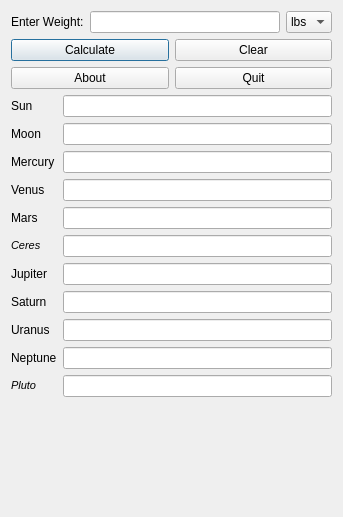
<?xml version="1.0" encoding="UTF-8"?>
<ui version="4.0">
 <class>PlanetWeightDialog</class>
 <widget class="QDialog" name="PlanetWeightDialog">
  <property name="geometry">
   <rect>
    <x>0</x>
    <y>0</y>
    <width>343</width>
    <height>517</height>
   </rect>
  </property>
  <property name="sizePolicy">
   <sizepolicy hsizetype="Minimum" vsizetype="Minimum">
    <horstretch>0</horstretch>
    <verstretch>0</verstretch>
   </sizepolicy>
  </property>
  <property name="minimumSize">
   <size>
    <width>275</width>
    <height>450</height>
   </size>
  </property>
  <property name="baseSize">
   <size>
    <width>275</width>
    <height>450</height>
   </size>
  </property>
  <property name="windowTitle">
   <string>Planetary Weight Calculator</string>
  </property>
  <layout class="QVBoxLayout" name="verticalLayout">
   <item>
    <layout class="QHBoxLayout" name="horizontalLayout">
     <item>
      <widget class="QLabel" name="label_11">
       <property name="text">
        <string>Enter Weight:</string>
       </property>
       <property name="buddy">
        <cstring>weightLineEdit</cstring>
       </property>
      </widget>
     </item>
     <item>
      <widget class="QLineEdit" name="weightLineEdit"/>
     </item>
     <item>
      <widget class="QComboBox" name="unitsComboBox">
       <item>
        <property name="text">
         <string>lbs</string>
        </property>
       </item>
       <item>
        <property name="text">
         <string>kg</string>
        </property>
       </item>
      </widget>
     </item>
    </layout>
   </item>
   <item>
    <layout class="QGridLayout" name="gridLayout">
     <item row="0" column="0">
      <widget class="QPushButton" name="calcWeightButton">
       <property name="text">
        <string>Calculate</string>
       </property>
      </widget>
     </item>
     <item row="0" column="1">
      <widget class="QPushButton" name="clearButton">
       <property name="text">
        <string>Clear</string>
       </property>
      </widget>
     </item>
     <item row="1" column="0">
      <widget class="QPushButton" name="aboutButton">
       <property name="text">
        <string>About</string>
       </property>
      </widget>
     </item>
     <item row="1" column="1">
      <widget class="QPushButton" name="quitButton">
       <property name="text">
        <string>Quit</string>
       </property>
      </widget>
     </item>
    </layout>
   </item>
   <item>
    <layout class="QFormLayout" name="formLayout">
     <item row="0" column="0">
      <widget class="QLabel" name="label">
       <property name="text">
        <string>Sun</string>
       </property>
       <property name="buddy">
        <cstring>sunLineEdit</cstring>
       </property>
      </widget>
     </item>
     <item row="0" column="1">
      <widget class="QLineEdit" name="sunLineEdit">
       <property name="readOnly">
        <bool>true</bool>
       </property>
      </widget>
     </item>
     <item row="1" column="0">
      <widget class="QLabel" name="label_13">
       <property name="text">
        <string>Moon</string>
       </property>
       <property name="buddy">
        <cstring>moonLineEdit</cstring>
       </property>
      </widget>
     </item>
     <item row="1" column="1">
      <widget class="QLineEdit" name="moonLineEdit"/>
     </item>
     <item row="2" column="0">
      <widget class="QLabel" name="label_2">
       <property name="text">
        <string>Mercury</string>
       </property>
       <property name="buddy">
        <cstring>mercuryLineEdit</cstring>
       </property>
      </widget>
     </item>
     <item row="2" column="1">
      <widget class="QLineEdit" name="mercuryLineEdit">
       <property name="readOnly">
        <bool>true</bool>
       </property>
      </widget>
     </item>
     <item row="3" column="0">
      <widget class="QLabel" name="label_3">
       <property name="text">
        <string>Venus</string>
       </property>
       <property name="buddy">
        <cstring>venusLineEdit</cstring>
       </property>
      </widget>
     </item>
     <item row="3" column="1">
      <widget class="QLineEdit" name="venusLineEdit">
       <property name="readOnly">
        <bool>true</bool>
       </property>
      </widget>
     </item>
     <item row="4" column="0">
      <widget class="QLabel" name="label_4">
       <property name="text">
        <string>Mars</string>
       </property>
       <property name="buddy">
        <cstring>marsLineEdit</cstring>
       </property>
      </widget>
     </item>
     <item row="4" column="1">
      <widget class="QLineEdit" name="marsLineEdit">
       <property name="readOnly">
        <bool>true</bool>
       </property>
      </widget>
     </item>
     <item row="5" column="0">
      <widget class="QLabel" name="label_5">
       <property name="toolTip">
        <string>Dwarf Planet (IAU 2006)</string>
       </property>
       <property name="text">
        <string>&lt;!DOCTYPE HTML PUBLIC &quot;-//W3C//DTD HTML 4.0//EN&quot; &quot;http://www.w3.org/TR/REC-html40/strict.dtd&quot;&gt;
&lt;html&gt;&lt;head&gt;&lt;meta name=&quot;qrichtext&quot; content=&quot;1&quot; /&gt;&lt;style type=&quot;text/css&quot;&gt;
p, li { white-space: pre-wrap; }
&lt;/style&gt;&lt;/head&gt;&lt;body style=&quot; font-family:'MS Shell Dlg 2'; font-size:7.8pt; font-weight:400; font-style:normal;&quot;&gt;
&lt;p style=&quot; margin-top:0px; margin-bottom:0px; margin-left:0px; margin-right:0px; -qt-block-indent:0; text-indent:0px;&quot;&gt;&lt;span style=&quot; font-size:8pt; font-style:italic;&quot;&gt;Ceres&lt;/span&gt;&lt;/p&gt;&lt;/body&gt;&lt;/html&gt;</string>
       </property>
       <property name="buddy">
        <cstring>ceresLineEdit</cstring>
       </property>
      </widget>
     </item>
     <item row="5" column="1">
      <widget class="QLineEdit" name="ceresLineEdit">
       <property name="toolTip">
        <string extracomment="Dwarf Planet (IAU 2006)">Dwarf Planet (IAU 2006)</string>
       </property>
       <property name="readOnly">
        <bool>true</bool>
       </property>
      </widget>
     </item>
     <item row="6" column="0">
      <widget class="QLabel" name="label_6">
       <property name="text">
        <string>Jupiter</string>
       </property>
       <property name="buddy">
        <cstring>jupiterLineEdit</cstring>
       </property>
      </widget>
     </item>
     <item row="6" column="1">
      <widget class="QLineEdit" name="jupiterLineEdit">
       <property name="readOnly">
        <bool>true</bool>
       </property>
      </widget>
     </item>
     <item row="7" column="0">
      <widget class="QLabel" name="label_7">
       <property name="text">
        <string>Saturn</string>
       </property>
       <property name="buddy">
        <cstring>saturnLineEdit</cstring>
       </property>
      </widget>
     </item>
     <item row="7" column="1">
      <widget class="QLineEdit" name="saturnLineEdit">
       <property name="readOnly">
        <bool>true</bool>
       </property>
      </widget>
     </item>
     <item row="8" column="0">
      <widget class="QLabel" name="label_8">
       <property name="text">
        <string>Uranus</string>
       </property>
       <property name="buddy">
        <cstring>uranusLineEdit</cstring>
       </property>
      </widget>
     </item>
     <item row="8" column="1">
      <widget class="QLineEdit" name="uranusLineEdit">
       <property name="readOnly">
        <bool>true</bool>
       </property>
      </widget>
     </item>
     <item row="9" column="0">
      <widget class="QLabel" name="label_9">
       <property name="text">
        <string>Neptune</string>
       </property>
       <property name="buddy">
        <cstring>neptuneLineEdit</cstring>
       </property>
      </widget>
     </item>
     <item row="9" column="1">
      <widget class="QLineEdit" name="neptuneLineEdit">
       <property name="readOnly">
        <bool>true</bool>
       </property>
      </widget>
     </item>
     <item row="10" column="0">
      <widget class="QLabel" name="label_10">
       <property name="toolTip">
        <string>Dwarf Planet (IAU 2006)</string>
       </property>
       <property name="text">
        <string>&lt;!DOCTYPE HTML PUBLIC &quot;-//W3C//DTD HTML 4.0//EN&quot; &quot;http://www.w3.org/TR/REC-html40/strict.dtd&quot;&gt;
&lt;html&gt;&lt;head&gt;&lt;meta name=&quot;qrichtext&quot; content=&quot;1&quot; /&gt;&lt;style type=&quot;text/css&quot;&gt;
p, li { white-space: pre-wrap; }
&lt;/style&gt;&lt;/head&gt;&lt;body style=&quot; font-family:'MS Shell Dlg 2'; font-size:7.8pt; font-weight:400; font-style:normal;&quot;&gt;
&lt;p style=&quot; margin-top:0px; margin-bottom:0px; margin-left:0px; margin-right:0px; -qt-block-indent:0; text-indent:0px;&quot;&gt;&lt;span style=&quot; font-size:8pt; font-style:italic;&quot;&gt;Pluto&lt;/span&gt;&lt;/p&gt;&lt;/body&gt;&lt;/html&gt;</string>
       </property>
       <property name="buddy">
        <cstring>plutoLineEdit</cstring>
       </property>
      </widget>
     </item>
     <item row="10" column="1">
      <widget class="QLineEdit" name="plutoLineEdit">
       <property name="toolTip">
        <string>Dwarf Planet (IAU 2006)</string>
       </property>
       <property name="readOnly">
        <bool>true</bool>
       </property>
      </widget>
     </item>
    </layout>
   </item>
  </layout>
 </widget>
 <tabstops>
  <tabstop>weightLineEdit</tabstop>
  <tabstop>calcWeightButton</tabstop>
  <tabstop>clearButton</tabstop>
  <tabstop>quitButton</tabstop>
  <tabstop>sunLineEdit</tabstop>
  <tabstop>moonLineEdit</tabstop>
  <tabstop>mercuryLineEdit</tabstop>
  <tabstop>venusLineEdit</tabstop>
  <tabstop>marsLineEdit</tabstop>
  <tabstop>ceresLineEdit</tabstop>
  <tabstop>jupiterLineEdit</tabstop>
  <tabstop>saturnLineEdit</tabstop>
  <tabstop>uranusLineEdit</tabstop>
  <tabstop>neptuneLineEdit</tabstop>
  <tabstop>plutoLineEdit</tabstop>
  <tabstop>unitsComboBox</tabstop>
 </tabstops>
 <resources/>
 <connections>
  <connection>
   <sender>quitButton</sender>
   <signal>clicked()</signal>
   <receiver>PlanetWeightDialog</receiver>
   <slot>reject()</slot>
   <hints>
    <hint type="sourcelabel">
     <x>304</x>
     <y>125</y>
    </hint>
    <hint type="destinationlabel">
     <x>299</x>
     <y>278</y>
    </hint>
   </hints>
  </connection>
  <connection>
   <sender>clearButton</sender>
   <signal>clicked()</signal>
   <receiver>weightLineEdit</receiver>
   <slot>clear()</slot>
   <hints>
    <hint type="sourcelabel">
     <x>204</x>
     <y>125</y>
    </hint>
    <hint type="destinationlabel">
     <x>229</x>
     <y>45</y>
    </hint>
   </hints>
  </connection>
  <connection>
   <sender>clearButton</sender>
   <signal>clicked()</signal>
   <receiver>sunLineEdit</receiver>
   <slot>clear()</slot>
   <hints>
    <hint type="sourcelabel">
     <x>204</x>
     <y>125</y>
    </hint>
    <hint type="destinationlabel">
     <x>169</x>
     <y>172</y>
    </hint>
   </hints>
  </connection>
  <connection>
   <sender>clearButton</sender>
   <signal>clicked()</signal>
   <receiver>moonLineEdit</receiver>
   <slot>clear()</slot>
   <hints>
    <hint type="sourcelabel">
     <x>204</x>
     <y>125</y>
    </hint>
    <hint type="destinationlabel">
     <x>218</x>
     <y>201</y>
    </hint>
   </hints>
  </connection>
  <connection>
   <sender>clearButton</sender>
   <signal>clicked()</signal>
   <receiver>mercuryLineEdit</receiver>
   <slot>clear()</slot>
   <hints>
    <hint type="sourcelabel">
     <x>204</x>
     <y>125</y>
    </hint>
    <hint type="destinationlabel">
     <x>187</x>
     <y>230</y>
    </hint>
   </hints>
  </connection>
  <connection>
   <sender>clearButton</sender>
   <signal>clicked()</signal>
   <receiver>venusLineEdit</receiver>
   <slot>clear()</slot>
   <hints>
    <hint type="sourcelabel">
     <x>204</x>
     <y>125</y>
    </hint>
    <hint type="destinationlabel">
     <x>224</x>
     <y>259</y>
    </hint>
   </hints>
  </connection>
  <connection>
   <sender>clearButton</sender>
   <signal>clicked()</signal>
   <receiver>marsLineEdit</receiver>
   <slot>clear()</slot>
   <hints>
    <hint type="sourcelabel">
     <x>204</x>
     <y>125</y>
    </hint>
    <hint type="destinationlabel">
     <x>187</x>
     <y>288</y>
    </hint>
   </hints>
  </connection>
  <connection>
   <sender>clearButton</sender>
   <signal>clicked()</signal>
   <receiver>ceresLineEdit</receiver>
   <slot>clear()</slot>
   <hints>
    <hint type="sourcelabel">
     <x>203</x>
     <y>125</y>
    </hint>
    <hint type="destinationlabel">
     <x>154</x>
     <y>317</y>
    </hint>
   </hints>
  </connection>
  <connection>
   <sender>clearButton</sender>
   <signal>clicked()</signal>
   <receiver>jupiterLineEdit</receiver>
   <slot>clear()</slot>
   <hints>
    <hint type="sourcelabel">
     <x>204</x>
     <y>125</y>
    </hint>
    <hint type="destinationlabel">
     <x>207</x>
     <y>346</y>
    </hint>
   </hints>
  </connection>
  <connection>
   <sender>clearButton</sender>
   <signal>clicked()</signal>
   <receiver>saturnLineEdit</receiver>
   <slot>clear()</slot>
   <hints>
    <hint type="sourcelabel">
     <x>204</x>
     <y>125</y>
    </hint>
    <hint type="destinationlabel">
     <x>198</x>
     <y>375</y>
    </hint>
   </hints>
  </connection>
  <connection>
   <sender>clearButton</sender>
   <signal>clicked()</signal>
   <receiver>uranusLineEdit</receiver>
   <slot>clear()</slot>
   <hints>
    <hint type="sourcelabel">
     <x>204</x>
     <y>125</y>
    </hint>
    <hint type="destinationlabel">
     <x>215</x>
     <y>404</y>
    </hint>
   </hints>
  </connection>
  <connection>
   <sender>clearButton</sender>
   <signal>clicked()</signal>
   <receiver>neptuneLineEdit</receiver>
   <slot>clear()</slot>
   <hints>
    <hint type="sourcelabel">
     <x>204</x>
     <y>125</y>
    </hint>
    <hint type="destinationlabel">
     <x>153</x>
     <y>421</y>
    </hint>
   </hints>
  </connection>
  <connection>
   <sender>clearButton</sender>
   <signal>clicked()</signal>
   <receiver>plutoLineEdit</receiver>
   <slot>clear()</slot>
   <hints>
    <hint type="sourcelabel">
     <x>204</x>
     <y>125</y>
    </hint>
    <hint type="destinationlabel">
     <x>170</x>
     <y>462</y>
    </hint>
   </hints>
  </connection>
 </connections>
</ui>
